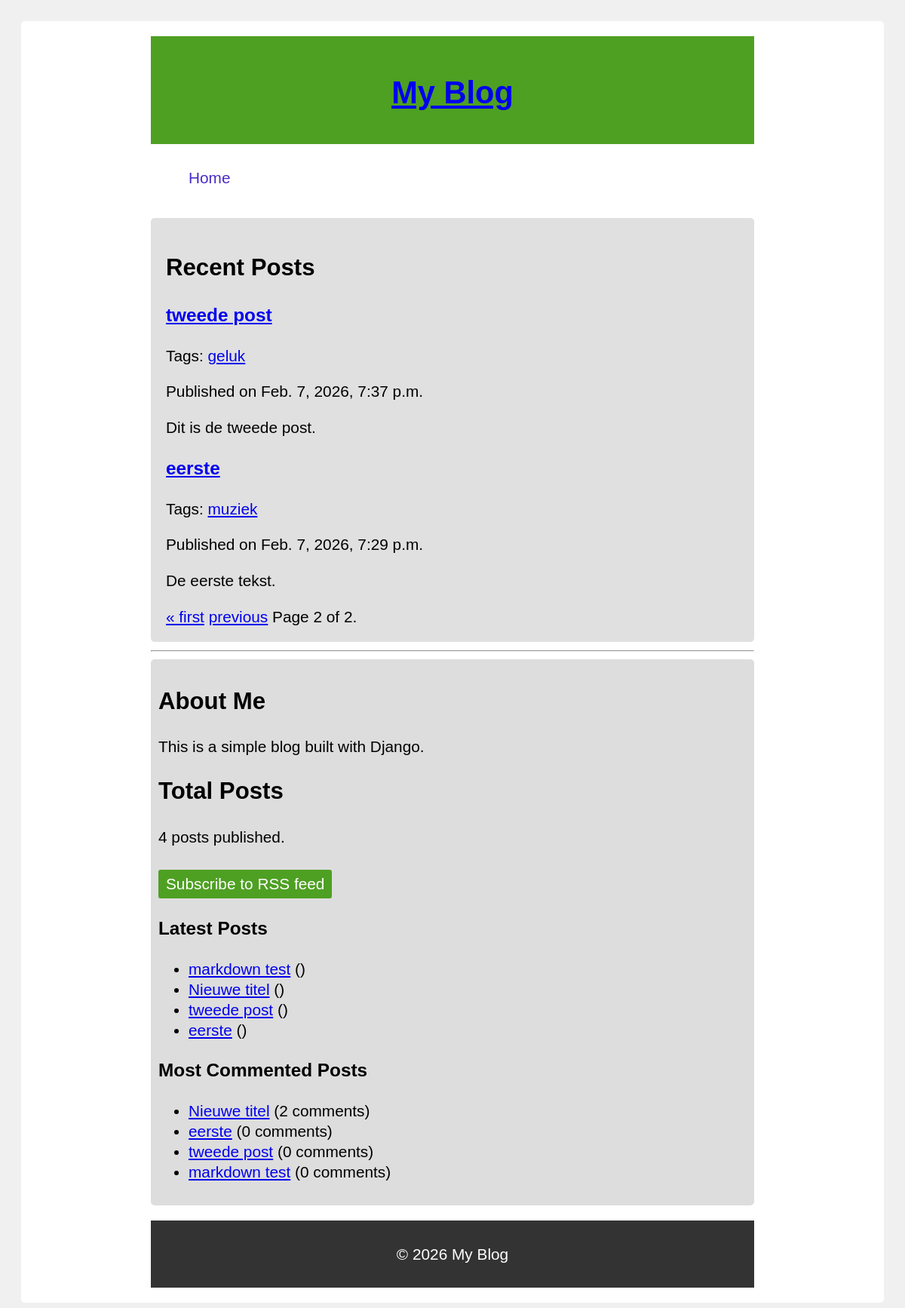
Screenshot of /blog/?page=2 with the database file from the repository.
### blog/models.py (models this page shows, shortened)
class Post(models.Model):
    STATUS_CHOICES = [
        ('draft', 'Draft'),
        ('published', 'Published'),
    ]
    author = models.ForeignKey(User, on_delete=models.CASCADE, related_name='blog_posts')
    status = models.CharField(max_length=10, choices=STATUS_CHOICES, default='draft')
    title = models.CharField(max_length=250)
    body = models.TextField()
    created = models.DateTimeField(auto_now_add=True)
    slug = models.SlugField(max_length=250, unique_for_date='publish')
    publish = models.DateTimeField(default=timezone.now)
    updated = models.DateTimeField(auto_now=True)
    objects = models.Manager()  # The default manager.
    published = PublishedManager()  # Our custom manager.
    tags = TaggableManager()
    class Meta:
        ordering = ('-publish',)
    def get_absolute_url(self):
        return reverse('blog:post_detail', args=[self.publish.year, self.publish.month, self.publish.day, self.slug])

### blog/views.py (the view)
# urls.py: path('', views.PostListView.as_view(), name='post_list'),
class PostListView(ListView):
    queryset = Post.published.all()
    context_object_name = 'posts'
    paginate_by = 2
    template_name = 'blog/post/list.html'

### blog/models.py (called while the page is built)
    def get_queryset(self):
        return super(PublishedManager, self).get_queryset().filter(status='published')

### blog/templatetags/blog_tags.py (called while the page is built)
@register.simple_tag
def total_posts():
    return Post.published.count()

@register.inclusion_tag('blog/post/latest_posts.html')
def show_latest_posts(count=5):
    latest_posts = Post.published.order_by('-publish')[:count]
    return {'latest_posts': latest_posts}

@register.simple_tag
def get_most_commented_posts(count=5):
    most_commented_posts = Post.published.annotate(total_comments=Count('comments')).order_by('-total_comments')[:count]
    return most_commented_posts

@register.filter(name='markdown')
def markdown_format(text):
    return mark_safe(markdown.markdown(text))

### blog/templates/blog/post/list.html (shortened to what this page needs)
{% extends 'blog/base.html' %}
{% load blog_tags %}
{% block content %}
    <h2>Recent Posts</h2>
    {% for post in posts %}
        <article class="post">
            <h3><a href="{{ post.get_absolute_url }}">{{ post.title }}</a></h3>
            <p class="tags">
                Tags:
                {% for tag in post.tags.all %}
                    <a href="{% url 'blog:post_list_by_tag' tag.slug %}">{{ tag.name }}</a>{% if not forloop.last %}, {% endif %}
                {% empty %}
                    No tags.
                {% endfor %}
            </p>
            <p class="meta">Published on {{ post.publish }}</p>
            <p>{{ post.body|markdown|truncatewords_html:30 }}</p>
        </article>
    {% empty %}
        <p>No posts available.</p>
    {% endfor %}
    {% if page_obj %}
        {% include 'pagination.html' with page=page_obj %}
    {% else %}
        {% include 'pagination.html' with page=posts %}
    {% endif %}
{% endblock %}

### blog/templates/blog/base.html (shortened to what this page needs)
{% load blog_tags %}
{% load static %}
<!DOCTYPE html>
<html lang="en">
<head>
    <link rel="stylesheet" href="{% static 'blog/css/blog.css' %}">
</head>
<body>
    <div class="container">
    <header>
        <h1><a href="{% url 'blog:post_list' %}">My Blog</a></h1>
    </header>
    <nav>
        <ul>
            <li><a href="{% url 'blog:post_list' %}">Home</a></li>
        </ul>
    </nav>
    <main>
        {% block content %}
        {% endblock %}
    </main>
    <hr>
    <div class="sidebar">
        {% block sidebar %}
        <h2>About Me</h2>
        <p>This is a simple blog built with Django.</p>
        <h2>Total Posts</h2>
        <p>{% total_posts %} posts published.</p>
        <p>
            <a class="rss-link" href="{% url 'blog:post_feed' %}">Subscribe to RSS feed</a>
        </p>
        <h3>Latest Posts</h3>
        {% show_latest_posts count=5 %}
        <h3>Most Commented Posts</h3>
        {% get_most_commented_posts as most_commented_posts %}
        <ul>
            {% for post in most_commented_posts %}
                <li><a href="{{ post.get_absolute_url }}">{{ post.title }}</a> ({{ post.total_comments }} comments)</li>
            {% empty %}
                <li>No posts available.</li>
            {% endfor %}
        </ul>
        {% endblock %}
    </div>
    <footer>
        <p>&copy; 2026 My Blog</p>
    </footer>
    </div>
</body>
</html>

### blog/templates/blog/post/latest_posts.html
<ul>
    {% for post in latest_posts %}
        <li><a href="{{ post.get_absolute_url }}">{{ post.title }}</a> ({{ post.created_at|date:"Y-m-d" }})</li>
    {% empty %}
        <li>No posts available.</li>
    {% endfor %}
</ul>

### blog/static/blog/css/blog.css (style rules this page uses)
html { font-family: Arial, sans-serif; background-color: #f0f0f0; padding: 20px; }
body { background-color: #fff; padding: 20px; border-radius: 5px; line-height: 1.3; font-size: 1.3rem; }
.container { max-width: 800px; margin: 0 auto; }
header { background-color: #4ea022; color: #fff; padding: 10px; text-align: center; }
nav { margin-top: 10px; margin-bottom: 20px; text-decoration: none; display:inline-block; }
nav a { color: #4a2cc6; text-decoration: none; margin: 0 10px; }
nav li { display: inline; }
main { background-color: #e0e0e0; padding: 20px; border-radius: 5px; }
article { margin-bottom: 20px; }
.sidebar { background-color: #ddd; padding: 10px; border-radius: 5px; }
footer { background-color: #333; color: #fff; padding: 10px; text-align: center; margin-top: 20px; }
h1 { font-size: 2em; margin-bottom: 0.5em; color:coral background-color: rgba(255, 127, 80, 0.2); padding: 10px; border-radius: 5px; }
.rss-link { display: inline-block; margin-top: 10px; padding: 5px 10px; background-color: #4ea022; color: #fff; text-decoration: none; border-radius: 3px; }

### rows the page displays
Post: title "tweede post", publish "Feb. 7, 2026, 7:37 p.m.", body "Dit is de tweede post.", total_comments "0"
Tag: name "geluk"
Post: title "eerste", publish "Feb. 7, 2026, 7:29 p.m.", body "De eerste tekst.", total_comments "0"
Tag: name "muziek"
Post: title "markdown test", total_comments "0"
Post: title "Nieuwe titel", total_comments "2"

### other values shown
{{ page.number }} "2"
{{ page.paginator.num_pages }} "2"
